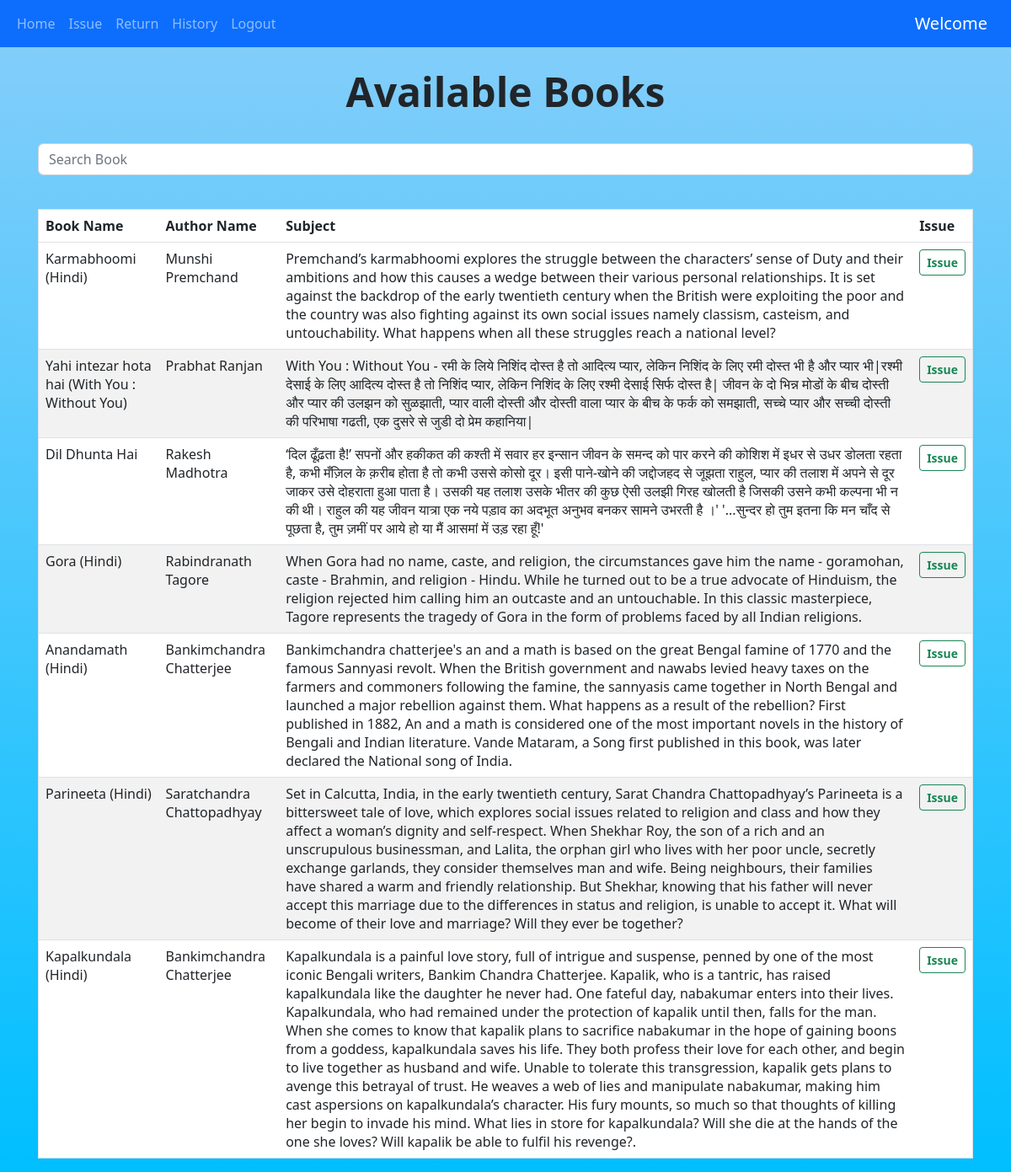
The app's page /issue (signed in) with its own data.
### books/models.py (models this page shows, shortened)
class Book(models.Model):
    book_name = models.CharField(max_length=150)
    author_name = models.CharField(max_length=200)
    quantity = models.IntegerField(default=1)
    subject = models.CharField(max_length=2000)
    book_add_time = models.TimeField(default=timezone.now())
    book_add_date = models.DateField(default=date.today())
    class Meta:
        unique_together = ('book_name','author_name')

### books/views.py (the view, shortened to what this page needs)
# urls.py: path('issue',views.issue,name='issue'),
@login_required(login_url='login')
def issue(request):
    my_items = IssuedItem.objects.filter(user_id = request.user,return_date__isnull=True).values_list('book_id')
    books = Book.objects.exclude(id__in=my_items).filter(quantity__gt=0)
    return render(request,'issue_item.html',{'books':books})

### templates/issue_item.html (shortened to what this page needs)
{% extends 'base.html' %} {% block content %}
<center>
  <br />
  <h1 class="display-5 fw-bold">Available Books</h1>
  <br />
  <div class="input-group container">
    <input
      id="search"
      type="search"
      class="form-control rounded"
      placeholder="Search Book"
      aria-label="Search"
      aria-describedby="search-addon"
    />
  </div>
</center>
<br />
<div class="container">
  <table class="table">
    <thead class="thead-dark">
      <tr>
        <th class="" scope="col">Book Name</th>
        <th class="" scope="col">Author Name</th>
        <th class="" scope="col">Subject</th>
        <th class="" scope="col">Issue</th>
      </tr>
    </thead>
    <tbody id="table_data">
      {% for book in books %}
      <tr>
        <td>{{book.book_name}}</td>
        <td>{{book.author_name}}</td>
        <td>{{book.subject}}</td>
        <td>
          <center>
            <form action="issue" method="post">
              <button type="submit" class="btn btn-outline-success btn-sm">
                <b>Issue</b>
              </button>
            </form>
          </center>
        </td>
      </tr>
      {% endfor %}
    </tbody>
  </table>
</div>
{% endblock %}

### templates/base.html (style rules this page uses)
body { background-color: linear-gradient(#87CEFA, #00BFFF); background-repeat: no-repeat; background-size: cover; }

### templates/issue_item.html (style rules this page uses)
table { border-collapse: collapse; border-spacing: 0; border-radius: 10px; width: 100%; border: 1px solid #ddd; }
th, td { text-align: left; padding: 16px; }
tr:nth-child(even) { background-color: #f2f2f2; }
tr:nth-child(odd) { background-color: #ffffff; }
.container { width: 100%; padding-right: 15px; padding-left: 15px; margin-right: auto; margin-left: auto; }
.input-group { width: 100%; margin-bottom: 1rem; }
body { background: linear-gradient(#87CEFA, #00BFFF); background-attachment: fixed; background-repeat: no-repeat; }

### records on screen
Book: book_name "Karmabhoomi (Hindi)", author_name "Munshi Premchand", subject "Premchand’s karmabhoomi explores the struggle between the characters’ sense of Duty and their ambitions and how this causes a wedge between their various personal relationships. It is set against the backdrop of the early twentieth century when the British were exploiting the poor and the country was also fighting against its own social issues namely classism, casteism, and untouchability. What happens when all these struggles reach a national level?"
Book: book_name "Yahi intezar hota hai (With You : Without You)", author_name "Prabhat Ranjan", subject "With You : Without You - रमी के लिये निशिंद दोस्त है तो आदित्य प्यार, लेकिन निशिंद के लिए रमी दोस्त भी है और प्यार भी|रश्मी देसाई के लिए आदित्य दोस्त है तो निशिंद प्यार, लेकिन निशिंद के लिए रश्मी देसाई सिर्फ दोस्त है| जीवन के दो भिन्न मोडों के बीच दोस्ती और प्यार की उलझन को सुळझाती, प्यार वाली दोस्ती और दोस्ती वाला प्यार के बीच के फर्क को समझाती, सच्चे प्यार और सच्ची दोस्ती की परिभाषा गढती, एक दुसरे से जुडी दो प्रेम कहानिया|"
Book: book_name "Dil Dhunta Hai", author_name "Rakesh Madhotra", subject "‘दिल ढूँढ़ता है!’ सपनों और हकीकत की कश्ती में सवार हर इन्सान जीवन के समन्द को पार करने की कोशिश में इधर से उधर डोलता रहता है, कभी मँज़िल के क़रीब होता है तो कभी उससे कोसो दूर। इसी पाने-खोने की जद्दोजहद से जूझता राहुल, प्यार की तलाश में अपने से दूर जाकर उसे दोहराता हुआ पाता है। उसकी यह तलाश उसके भीतर की कुछ ऐसी उलझी गिरह खोलती है जिसकी उसने कभी कल्पना भी न की थी। राहुल की यह जीवन यात्रा एक नये पड़ाव का अदभूत अनुभव बनकर सामने उभरती है ।​' '...सुन्दर हो तुम इतना कि मन चाँद से पूछता है, तुम ज़मीं पर आये हो या मैं आसमां में उड़ रहा हूँ​!'"
Book: book_name "Gora (Hindi)", author_name "Rabindranath Tagore", subject "When Gora had no name, caste, and religion, the circumstances gave him the name - goramohan, caste - Brahmin, and religion - Hindu. While he turned out to be a true advocate of Hinduism, the religion rejected him calling him an outcaste and an untouchable. In this classic masterpiece, Tagore represents the tragedy of Gora in the form of problems faced by all Indian religions."
Book: book_name "Anandamath (Hindi)", author_name "Bankimchandra Chatterjee", subject "Bankimchandra chatterjee's an and a math is based on the great Bengal famine of 1770 and the famous Sannyasi revolt. When the British government and nawabs levied heavy taxes on the farmers and commoners following the famine, the sannyasis came together in North Bengal and launched a major rebellion against them. What happens as a result of the rebellion? First published in 1882, An and a math is considered one of the most important novels in the history of Bengali and Indian literature. Vande Mataram, a Song first published in this book, was later declared the National song of India."
Book: book_name "Parineeta (Hindi)", author_name "Saratchandra Chattopadhyay", subject "Set in Calcutta, India, in the early twentieth century, Sarat Chandra Chattopadhyay’s Parineeta is a bittersweet tale of love, which explores social issues related to religion and class and how they affect a woman’s dignity and self-respect. When Shekhar Roy, the son of a rich and an unscrupulous businessman, and Lalita, the orphan girl who lives with her poor uncle, secretly exchange garlands, they consider themselves man and wife. Being neighbours, their families have shared a warm and friendly relationship. But Shekhar, knowing that his father will never accept this marriage due to the differences in status and religion, is unable to accept it. What will become of their love and…"
Book: book_name "Kapalkundala (Hindi)", author_name "Bankimchandra Chatterjee", subject "Kapalkundala is a painful love story, full of intrigue and suspense, penned by one of the most iconic Bengali writers, Bankim Chandra Chatterjee. Kapalik, who is a tantric, has raised kapalkundala like the daughter he never had. One fateful day, nabakumar enters into their lives. Kapalkundala, who had remained under the protection of kapalik until then, falls for the man. When she comes to know that kapalik plans to sacrifice nabakumar in the hope of gaining boons from a goddess, kapalkundala saves his life. They both profess their love for each other, and begin to live together as husband and wife. Unable to tolerate this transgression, kapalik gets plans to avenge this betrayal of trust.…"
